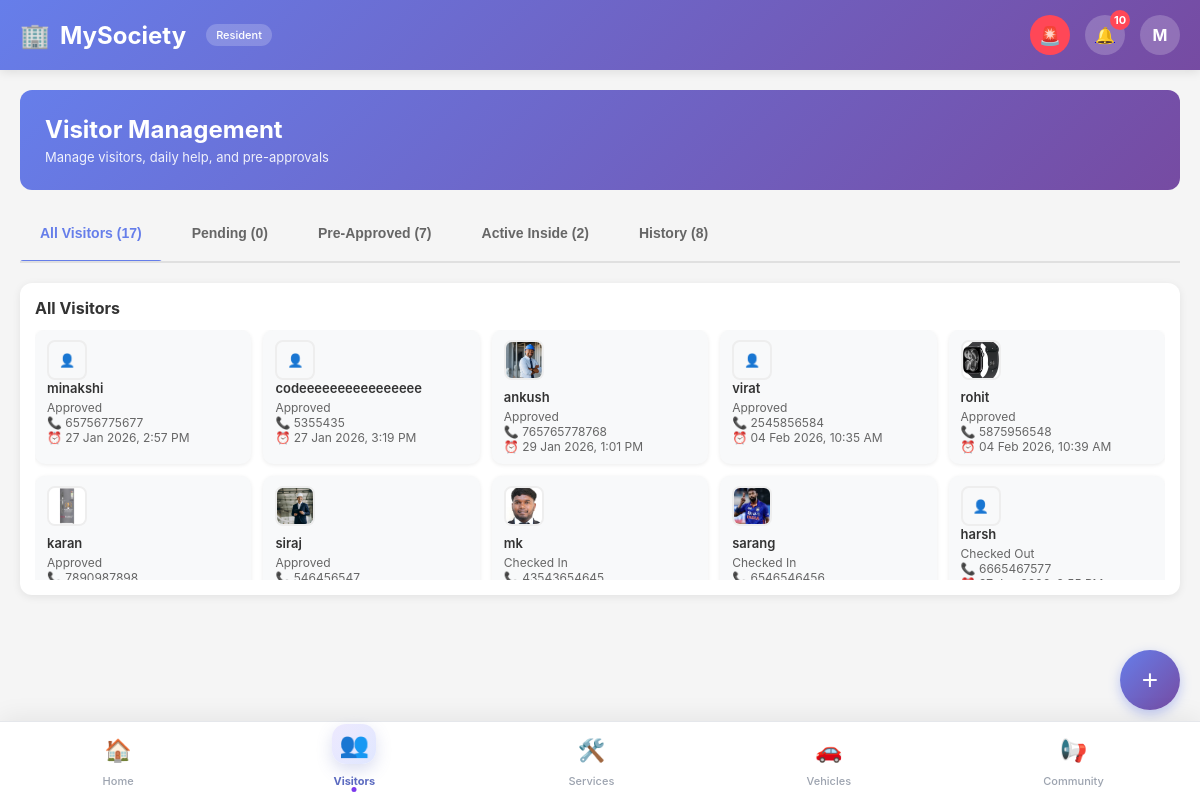
The page /resident/visitors/ (signed in) on the database as committed earlier.
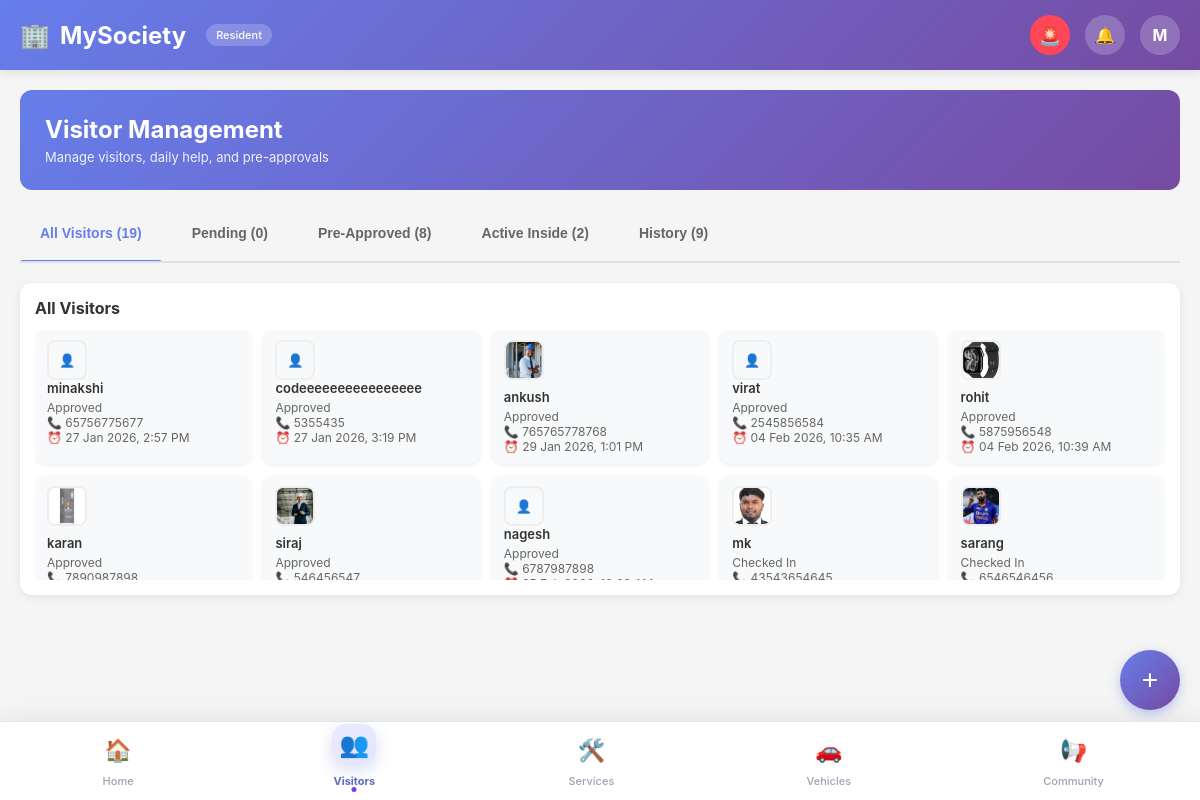
The same page on the database as committed later.
### core/models.py (models this page shows, shortened)
class Visitor(models.Model):
    VISITOR_TYPE = [
        ('guest', 'Guest'),
        ('delivery', 'Delivery'),
        ('service', 'Service Provider'),
        ('cab', 'Cab Driver'),
    ]
    STATUS_CHOICES = [
        ('pending', 'Pending'),
        ('approved', 'Approved'),
        ('rejected', 'Rejected'),
        ('checked_in', 'Checked In'),
        ('checked_out', 'Checked Out')
    ]
    name = models.CharField(max_length=100)
    visitor_type = models.CharField(max_length=20, choices=VISITOR_TYPE)
    mobile = models.CharField(max_length=15)
    society = models.ForeignKey(
        'Society',
        on_delete=models.CASCADE
    )
    apartment = models.ForeignKey(
        'Apartment',
        on_delete=models.CASCADE,
        related_name="visitors"
    )
    status = models.CharField(
        max_length=20,
        choices=STATUS_CHOICES,
        default='pending'
    )
    entry_code = models.CharField(
        max_length=6,
        null=True,
        blank=True,
        unique=True,
        db_index=True
    )
    code_expires_at = models.DateTimeField(null=True, blank=True)
    check_in_time = models.DateTimeField(null=True, blank=True)
    check_out_time = models.DateTimeField(null=True, blank=True)
    checked_in_by = models.ForeignKey(
        User,
        on_delete=models.SET_NULL,
        null=True,
        blank=True,
        related_name='checked_in_visitors'
    )
    checked_out_by = models.ForeignKey(
        User,
        on_delete=models.SET_NULL,
        null=True,
        blank=True,
        related_name='checked_out_visitors'
    )
    approved_at = models.DateTimeField(null=True, blank=True)
    approved_by = models.ForeignKey(
        User,
        on_delete=models.SET_NULL,
        null=True,
        blank=True,
        related_name="approved_visitors"
    )
    rejected_at = models.DateTimeField(null=True, blank=True)
    rejected_by = models.ForeignKey(
        User,
        on_delete=models.SET_NULL,
        null=True,
        blank=True,
        related_name="rejected_visitors"
    )
    purpose = models.TextField(blank=True)
    expected_at = models.DateTimeField(null=True, blank=True)
    created_at = models.DateTimeField(auto_now_add=True)
    class Meta:
        indexes = [
            models.Index(fields=['status']),
            models.Index(fields=['created_at']),
            models.Index(fields=['apartment', 'status']),
        ]

class VisitorPhoto(models.Model):
    visitor = models.ForeignKey(
        Visitor,
        on_delete=models.CASCADE,
        related_name='photos'
    )
    photo = models.ImageField(upload_to='visitor_photos/')
    taken_by = models.ForeignKey(
        User,
        on_delete=models.SET_NULL,
        null=True
    )
    taken_at = models.DateTimeField(auto_now_add=True)
    class Meta:
        ordering = ['-taken_at']

### core/views.py (the view)
# urls.py: path("resident/visitors/", views.resident_visitors, name="resident_visitors"),
@login_required
@role_required("resident")
def resident_visitors(request):
    profile = request.user.userprofile
    apartment = profile.apartment
    society = profile.society
    pending_visitors = Visitor.objects.filter(
        apartment=apartment,
        society=society,
        status="pending"
    )
    active_visitors = Visitor.objects.filter(
        apartment=apartment,
        society=society,
        status="checked_in"
    )
    preapproved_visitors = Visitor.objects.filter(
        apartment=apartment,
        society=society,
        status="approved"
    )
    history_visitors = Visitor.objects.filter(
        apartment=apartment,
        society=society,
        status="checked_out"
    )
    all_visitors = list(chain(
        pending_visitors,
        preapproved_visitors,
        active_visitors,
        history_visitors
    ))
    return render(request, "resident_visitors.html", {
        "pending_visitors": pending_visitors,
        "active_visitors": active_visitors,
        "preapproved_visitors": preapproved_visitors,
        "history_visitors": history_visitors,
        "all_visitors": all_visitors,   # ✅ ADD THIS
        "pending_count": pending_visitors.count(),
        "active_count": active_visitors.count(),
        "preapproved_count": preapproved_visitors.count(),
        "history_count": history_visitors.count(),
    })

### core/context_processors.py (called while the page is built, shortened)
def base_context(request):
    if not request.user.is_authenticated:
        return {}
    profile = getattr(request.user, "userprofile", None)
    return {
        "current_user": request.user,
        "current_role": profile.role if profile else None,
        "notification_count": Notification.objects.filter(
            user=request.user,
            is_read=False
        ).count(),
    }

def global_context(request):
    if not request.user.is_authenticated:
        return {
            "notification_count": 0,
            "current_user": None,
            "current_role": None,
        }
    user = request.user
    profile = getattr(user, "userprofile", None)
    unread_chat = ChatMessage.objects.filter(
        receiver=user,
        is_read=False
    ).count()
    unread_notifications = Notification.objects.filter(
        user=user,
        is_read=False
    ).count()
    return {
        "current_user": user,
        "current_role": profile.role if profile else None,
        "notification_count": unread_chat + unread_notifications,
    }

def guard_notification_count(request):
    return {"guard_notification_count": 0}

### templates/resident_visitors.html (shortened to what this page needs)
{% extends "base.html" %}
{% block nav_visitors %}active{% endblock %}
{% block content %}
<div class="page-header">
    <div class="page-title">Visitor Management</div>
    <div class="page-subtitle">Manage visitors, daily help, and pre-approvals</div>
</div>
<div class="tabs">
    <button class="tab" onclick="switchTab('all')">
        All Visitors ({{ all_visitors|length }})
    </button>
    <button class="tab" onclick="switchTab('pending')">
        Pending ({{ pending_count }})
    </button>
    <button class="tab" onclick="switchTab('preapproved')">
        Pre-Approved ({{ preapproved_count }})
    </button>
    <button class="tab" onclick="switchTab('active')">
        Active Inside ({{ active_count }})
    </button>
    <button class="tab" onclick="switchTab('history')">
        History ({{ history_count }})
    </button>
</div>
<div id="tab-all" class="visitor-tab">
    <div class="all-visitors-bar">
        <div class="all-visitors-title">All Visitors</div>
        <div class="all-visitors-scroll {% if all_visitors|length > 2 %}scrollable{% endif %}">
            {% for visitor in all_visitors %}
            <div class="visitor-chip">
                {% if visitor.photos.first %}
                    <img src="{{ visitor.photos.first.photo.url }}"
                        class="visitor-photo"
                        style="width:40px;height:40px;margin-bottom:6px;"
                        onclick="openImagePreview('{{ visitor.photos.first.photo.url }}')">
                {% else %}
                    <div class="visitor-photo"
                        style="width:40px;height:40px;display:flex;align-items:center;justify-content:center;">
                        👤
                    </div>
                {% endif %}
                <div class="visitor-chip-name">
                    {{ visitor.name }}
                </div>
                <div class="visitor-chip-status">
                    {{ visitor.get_status_display }}
                </div>
                <div class="visitor-chip-status">
                    📞 {{ visitor.mobile }}
                </div>
                <div class="visitor-chip-status">
                    ⏰ {{ visitor.created_at|date:"d M Y, g:i A" }}
                </div>
            </div>
            {% empty %}
            <div class="empty-state">
                <div class="empty-icon">👥</div>
                <div class="empty-text">No visitors yet</div>
                <div class="empty-subtext">Pre-approve or wait for visitors to arrive</div>
            </div>
            {% endfor %}
        </div>
    </div>
</div>
<button class="add-visitor-btn" onclick="openAddVisitorModal()">+</button>
{% endblock %}

### templates/base.html (shortened to what this page needs)
<!DOCTYPE html>
<html lang="en">
<head>
</head>
<body>
    <header class="header">
        <div class="header-content">
            <div class="logo">
                <span>{% block logo_icon %}🏢{% endblock %}</span>
                <span>MySociety</span>
                {% if current_role %}
                <span class="role-badge">{{ current_role|title }}</span>
                {% endif %}
            </div>
            <div class="header-actions">
                <div class="sos-icon" title="SOS / Panic Alert" onclick="sendSOS()">🚨</div>
                <a href="{% url 'resident_notifications' %}" class="notification-icon">
                    <span>🔔</span>
                    {% if notification_count > 0 %}
                    <div class="notification-badge">{{ notification_count }}</div>
                    {% endif %}
                </a>
                <a href="{% url 'profile' %}" class="profile-icon" title="My Profile">
                    {{ current_user.username|slice:":1"|upper }}
                </a>
            </div>
        </div>
    </header>
    <main class="main-content">
        {% block content %}{% endblock %}
    </main>
    <nav class="bottom-nav">
        {% if current_role == "resident" %}
            <a href="{% url 'resident_dashboard' %}"
               class="nav-item {% block nav_home %}{% endblock %}">
                <div class="nav-icon">🏠</div>
                <span>Home</span>
            </a>
            <a href="{% url 'resident_visitors' %}"
               class="nav-item {% block nav_visitors %}{% endblock %}">
                <div class="nav-icon">👥</div>
                <span>Visitors</span>
            </a>
            <a href="{% url 'resident_services' %}"
               class="nav-item {% block nav_services %}{% endblock %}">
                <div class="nav-icon">🛠️</div>
                <span>Services</span>
            </a>
            <a href="{% url 'resident_vehicles' %}"
               class="nav-item {% block nav_vehicles %}{% endblock %}">
                <div class="nav-icon">🚗</div>
                <span>Vehicles</span>
            </a>
            <a href="{% url 'resident_notices' %}"
               class="nav-item {% block nav_community %}{% endblock %}">
                <div class="nav-icon">📢</div>
                <span>Community</span>
            </a>
        {% elif current_role == "guard" %}
            <a href="{% url 'guard_dashboard' %}"
               class="nav-item {% block nav_guard_gate %}{% endblock %}">
                <div class="nav-icon">🛡️</div>
                <span>Gate</span>
            </a>
        {% endif %}
    </nav>
</body>
</html>

Rows that differ between the two databases and show on the page:
no longer on this page (row unchanged): Visitor: name "harsh", status "Checked Out", mobile "6665467577"
added Visitor: name "nagesh", status "Approved", mobile "6787987898"
Other text that changed with them:
{{ all_visitors|length }}: "17" → "19"
{{ preapproved_count }}: "7" → "8"
{{ history_count }}: "8" → "9"
{{ notification_count }}: "10" → (not shown)
